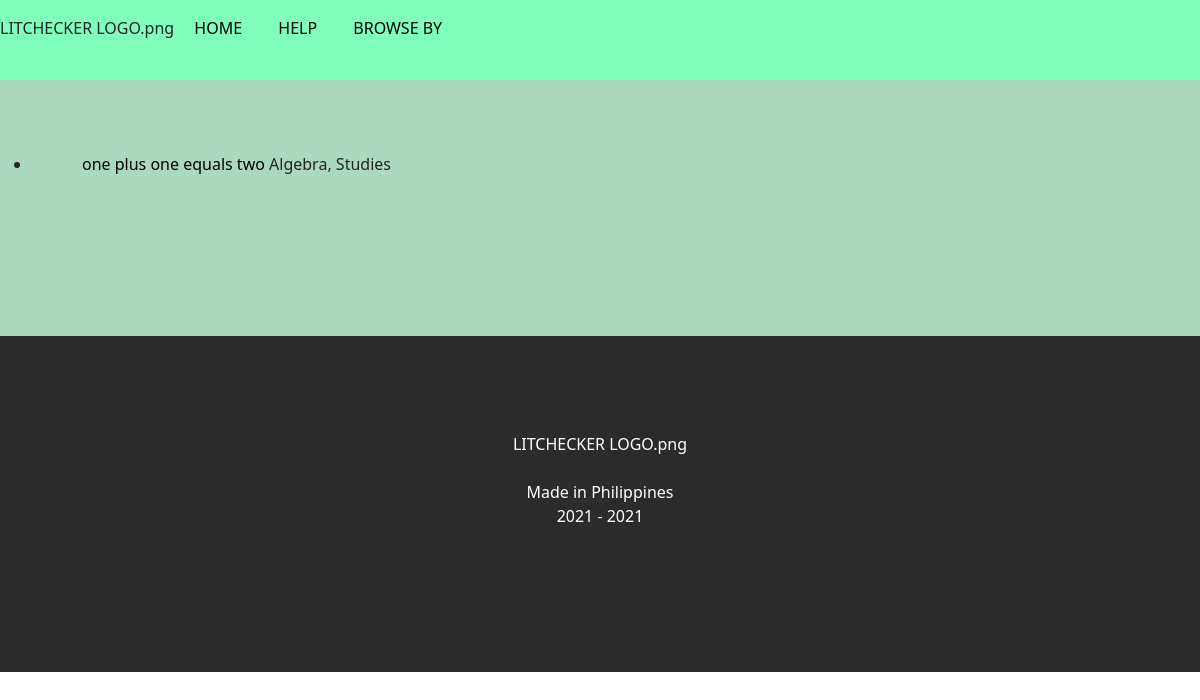
/results_by_author.php?let=Armin Blonde, run on the app's committed database.
### tables this page shows
CREATE TABLE `literature` (
  `id` int(100) NOT NULL,
  `title` text DEFAULT NULL,
  `category` varchar(100) DEFAULT NULL,
  `type` varchar(100) DEFAULT NULL,
  `link` text DEFAULT NULL,
  `author_1` varchar(100) NOT NULL,
  `author_2` varchar(100) NOT NULL,
  `author_3` varchar(100) NOT NULL
);

### results_by_author.php (the view, shortened to what this page needs)
<!DOCTYPE html>
<head>
    <link href="https://cdn.jsdelivr.net/npm/bootstrap@5.0.0-beta3/dist/css/bootstrap.min.css"
    rel="stylesheet">
     <link rel="stylesheet" href="css/index.css">
</head>
<body>
    <?php include 'menu_bar.php';?>
     <section class = "body">
    <br><br><br>
        <?php
        $server = "localhost";
        $user ="root";
        $pass ="";
        $con=mysqli_connect($server,$user,$pass);
        $db="litcheck";
        mysqli_select_db($con,$db);
        if(isset($_GET['let']))
        $let = $_GET['let'];
         else
        $let='';
        $sqlselect = mysqli_query($con,"select title,category,type,link from literature where author_1 like '$let%' ");
        ?>
        <ul>
        <?php
            while ($results=mysqli_fetch_object($sqlselect)){
                echo "<li>";
                echo"<a href='$results->link'>$results->title ";
                echo "</a> ";
                echo $results->category.", ".$results->type."<br>";
                echo "</li>";
            }
        ?>
        </ul>
    <br><br><br><br><br><br>
    </section>
    <?php include 'credits.php';?>
</body>
</html>

### css/index.css (style rules this page uses)
.body { text-indent: 50px; background-color: rgb(173, 216, 192); }
a { color: black; text-decoration: none; }

### data on the page
literature: title "one plus one equals two", category "Algebra", type "Studies"
